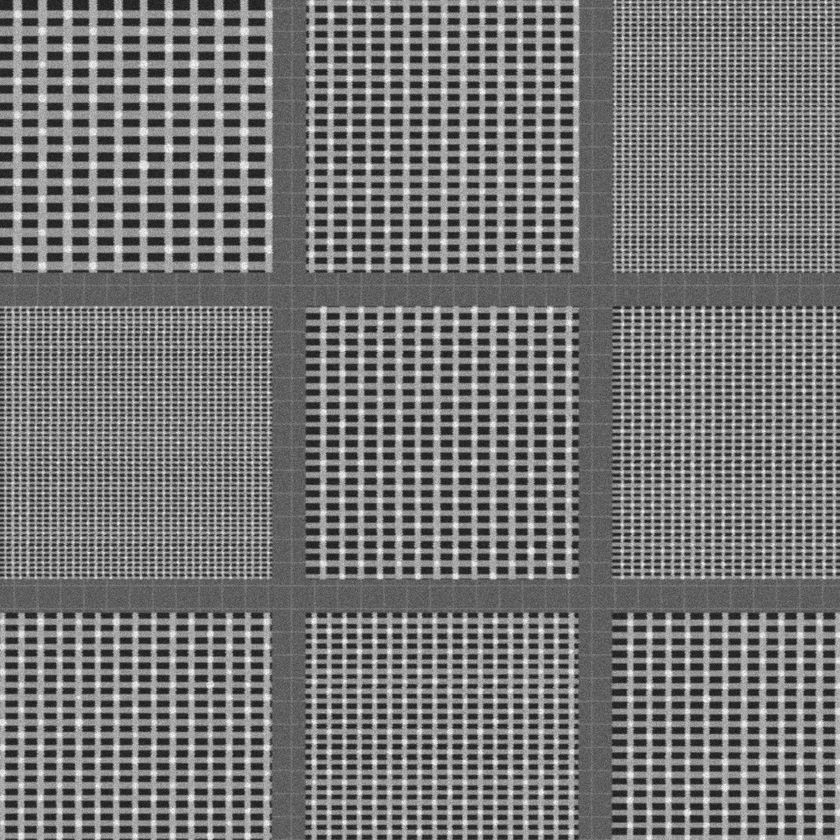
#> input picture Dataset_AMP_Phase 2/p001.png, 840 x 840 px, shrunk from 1000 x 1000 before the run
$ python -i orientation_features.py   (imports and definitions only)   (older library calls are emulated)
#> lines starting #> are read from the running program, lines starting #| are printed output that depends on the picture
#> further down, picture is the input picture: shape (840, 840, 3); min 17, max 255, mean 117.9
"""
V7 Feature Representations: Orientation Energy & High-Pass Structural Maps
Computes:
  1. High-Pass Structural Map (F_H = I - Gaussian(I))
  2. Structure Tensor Orientation Energy Map (F_O)
"""

import cv2
import numpy as np


# [7 lines left out: function compute_highpass_map, not called in this run]


def compute_orientation_energy(image: np.ndarray) -> np.ndarray:
    """Computes local structure tensor orientation-consistency map (F_O)."""
    img_f = image.astype(np.float32) / 255.0 if image.dtype == np.uint8 else image.astype(np.float32)

    gx = cv2.Sobel(img_f, cv2.CV_32F, 1, 0, ksize=3)
    gy = cv2.Sobel(img_f, cv2.CV_32F, 0, 1, ksize=3)

    # Structure tensor components
    j_xx = cv2.GaussianBlur(gx * gx, (5, 5), 1.0)
    j_yy = cv2.GaussianBlur(gy * gy, (5, 5), 1.0)
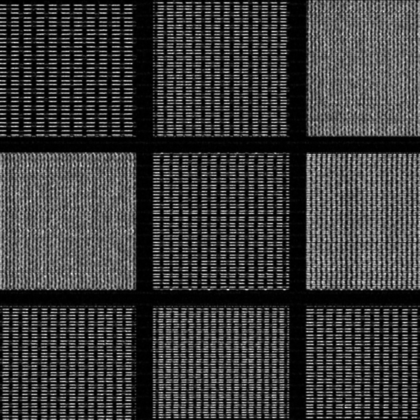
#> j_yy: shape (840, 840, 3) float32 (shown at 1/2 size); min 0.000463, max 2.04, mean 0.474; drawn with min black and max white
    j_xy = cv2.GaussianBlur(gx * gy, (5, 5), 1.0)
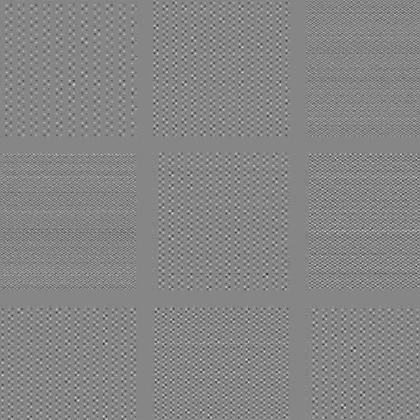
#> j_xy: shape (840, 840, 3) float32 (shown at 1/2 size); min -1.28, max 1.15, mean -0.000194; drawn with min black and max white

    # Local coherence / orientation strength
    trace = j_xx + j_yy + 1e-7
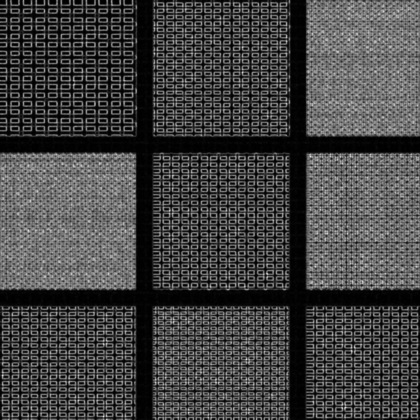
#> trace: shape (840, 840, 3) float32 (shown at 1/2 size); min 0.00326, max 2.98, mean 0.805; drawn with min black and max white
    det = j_xx * j_yy - j_xy * j_xy
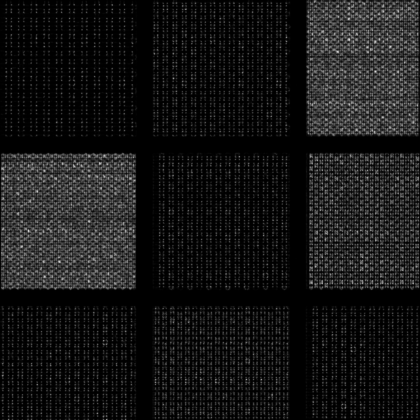
#> det: shape (840, 840, 3) float32 (shown at 1/2 size); min 1.63e-06, max 1.47, mean 0.131; drawn with min black and max white
    diff = j_xx - j_yy
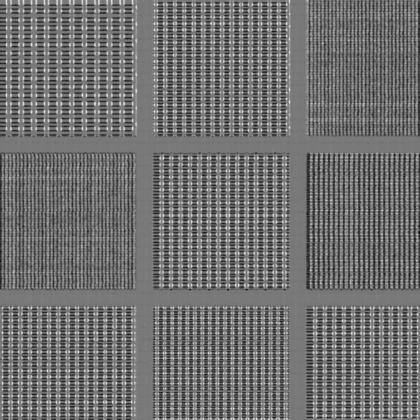
#> diff: shape (840, 840, 3) float32 (shown at 1/2 size); min -1.96, max 2.17, mean -0.143; drawn with min black and max white

    # Coherence metric = sqrt((j_xx - j_yy)^2 + 4 * j_xy^2) / trace
    coherence = np.sqrt(diff * diff + 4.0 * j_xy * j_xy) / trace
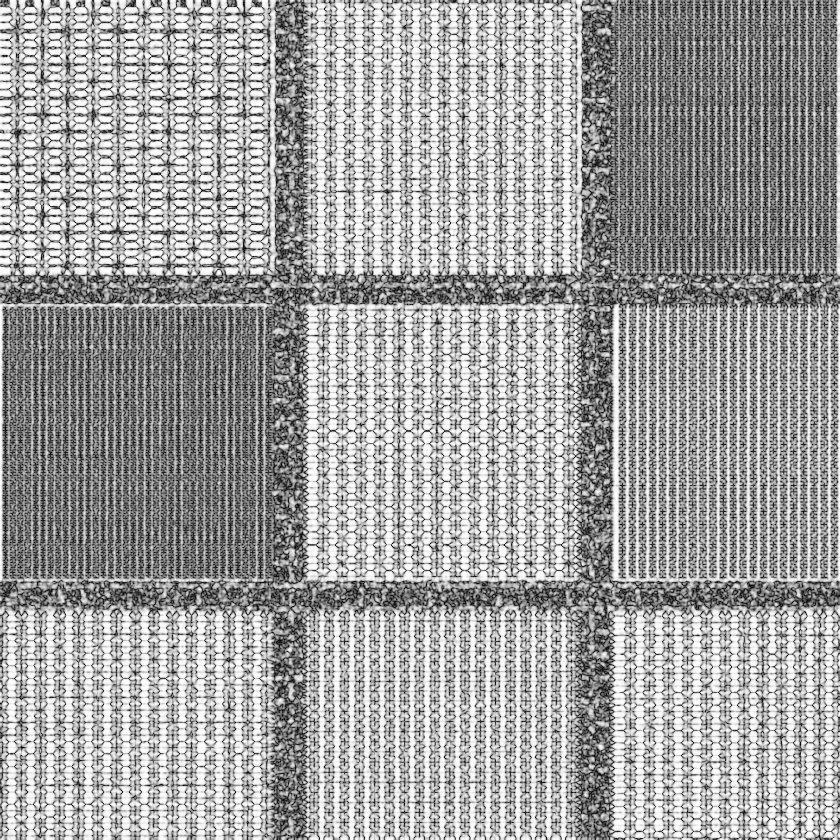
#> coherence: shape (840, 840, 3) float32; min 0.00108, max 0.999, mean 0.634
    coherence = np.clip(coherence, 0.0, 1.0)
    return coherence.astype(np.float32)

>>> import cv2
>>> picture = cv2.imread('../../Dataset_AMP_Phase 2/p001.png')
>>> result = compute_orientation_energy(picture)

$ run again, on Dataset_AMP_Phase 2/p002.png
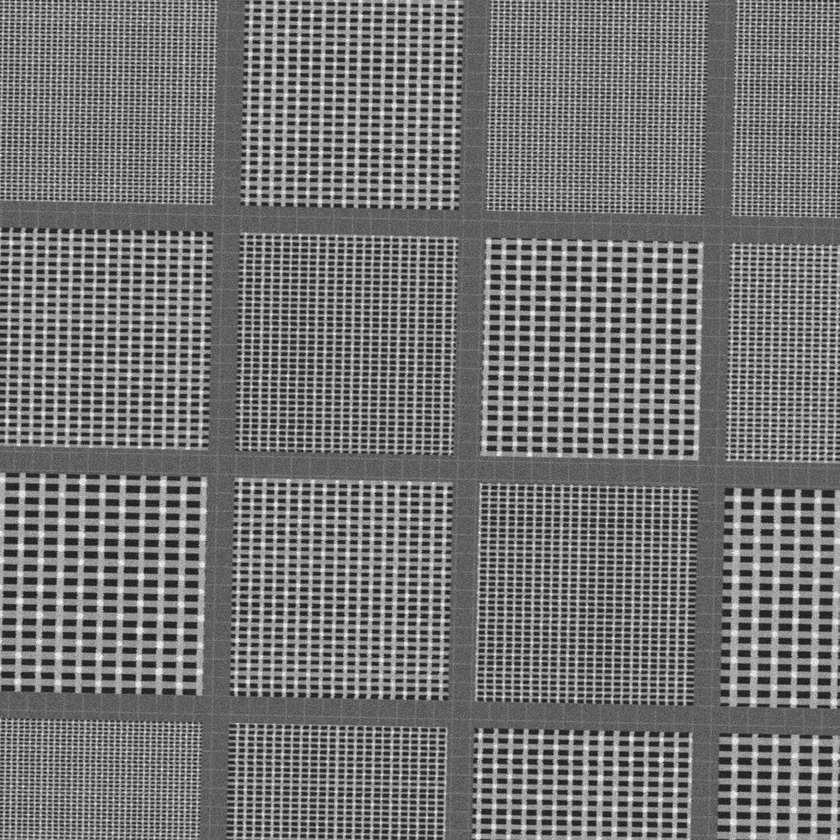
#> input picture Dataset_AMP_Phase 2/p002.png, 840 x 840 px, shrunk from 1000 x 1000 before the run
#> picture is the input picture: shape (840, 840, 3); min 17, max 255, mean 116.3
#> in compute_orientation_energy, `diff = j_xx - j_yy`:
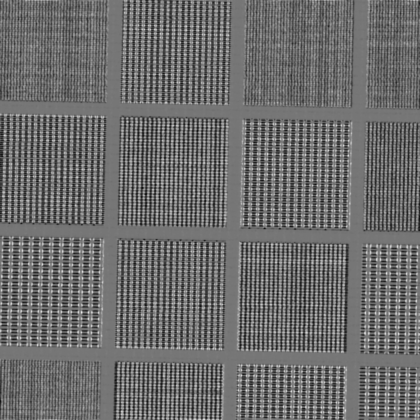
#> diff: shape (840, 840, 3) float32 (shown at 1/2 size); min -2.05, max 2.36, mean -0.173; drawn with min black and max white
#> in compute_orientation_energy, `coherence = np.sqrt(diff * diff + 4.0 * j_xy * j_xy) / trace`:
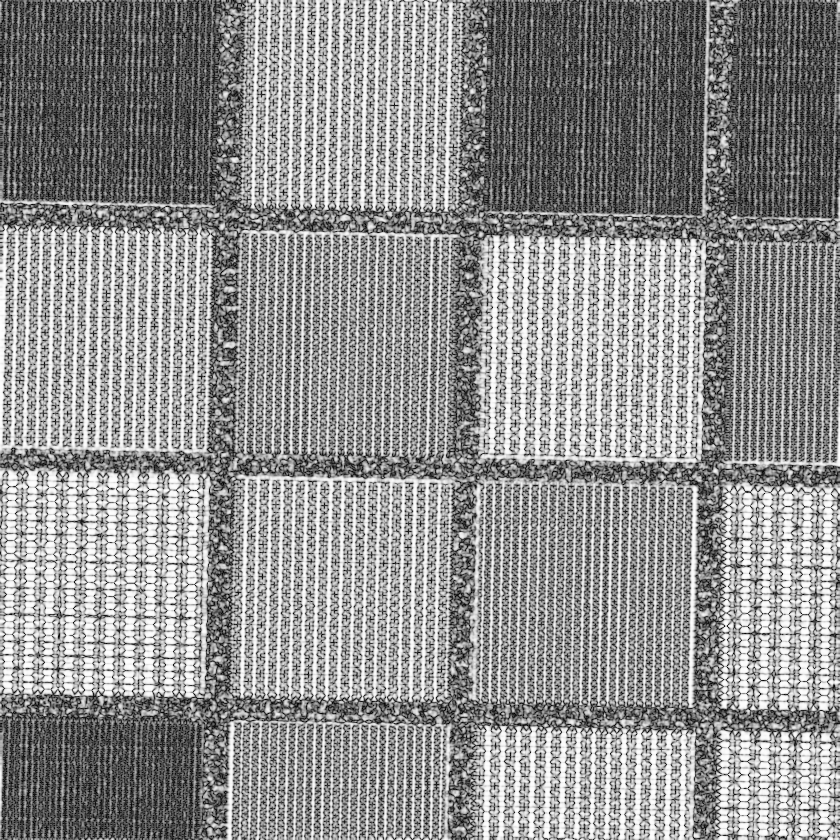
#> coherence: shape (840, 840, 3) float32; min 0.000772, max 0.999, mean 0.563

$ run again, on Dataset_AMP_Phase 2/p003.png
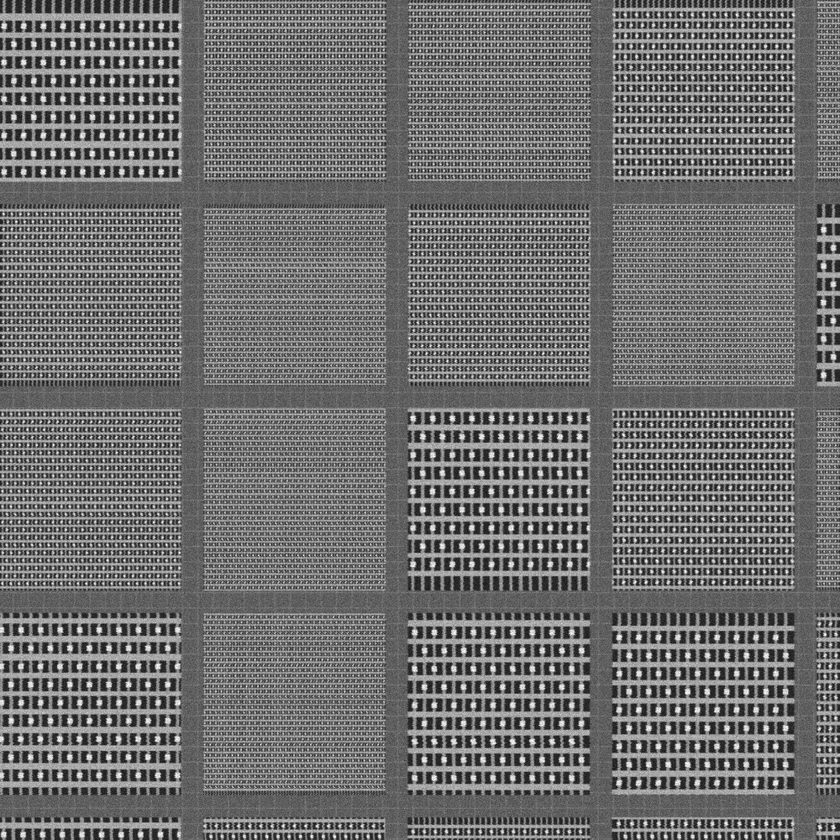
#> input picture Dataset_AMP_Phase 2/p003.png, 840 x 840 px, shrunk from 1000 x 1000 before the run
#> picture is the input picture: shape (840, 840, 3); min 15, max 255, mean 111.6
#> in compute_orientation_energy, `diff = j_xx - j_yy`:
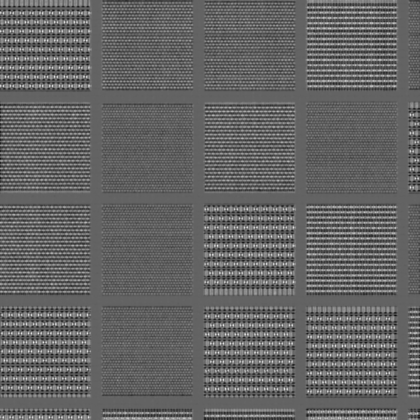
#> diff: shape (840, 840, 3) float32 (shown at 1/2 size); min -2.75, max 4.3, mean 0.0327; drawn with min black and max white
#> in compute_orientation_energy, `coherence = np.sqrt(diff * diff + 4.0 * j_xy * j_xy) / trace`:
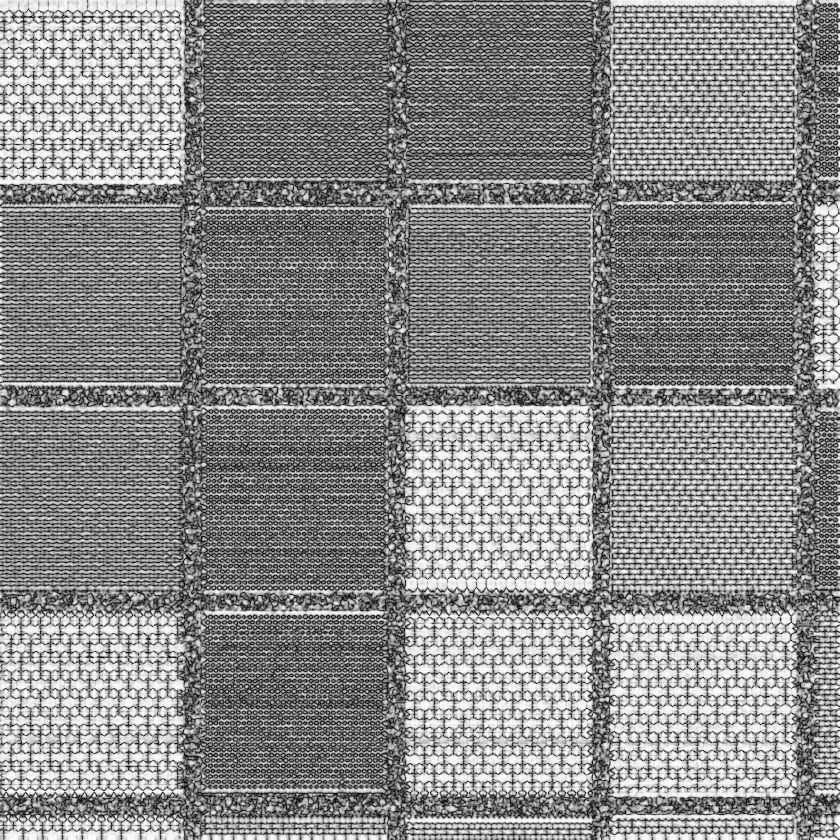
#> coherence: shape (840, 840, 3) float32; min 0.00024, max 0.999, mean 0.54
